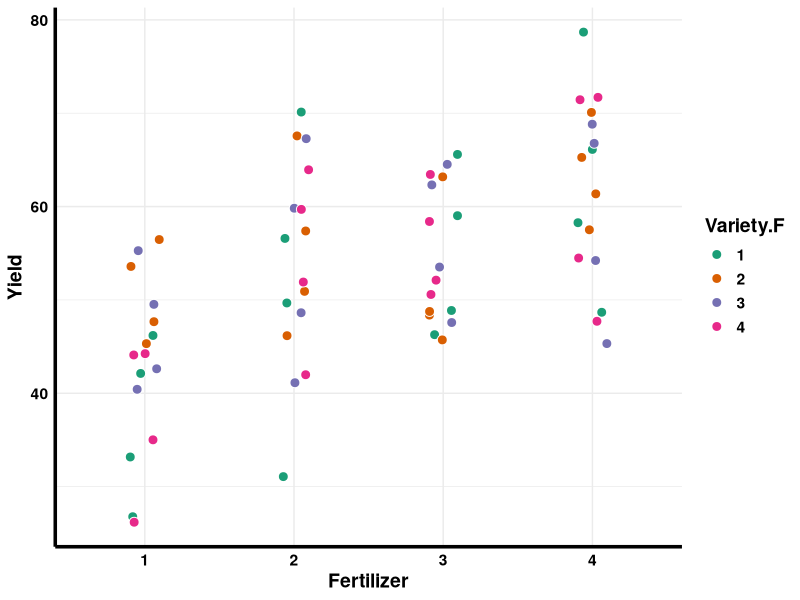
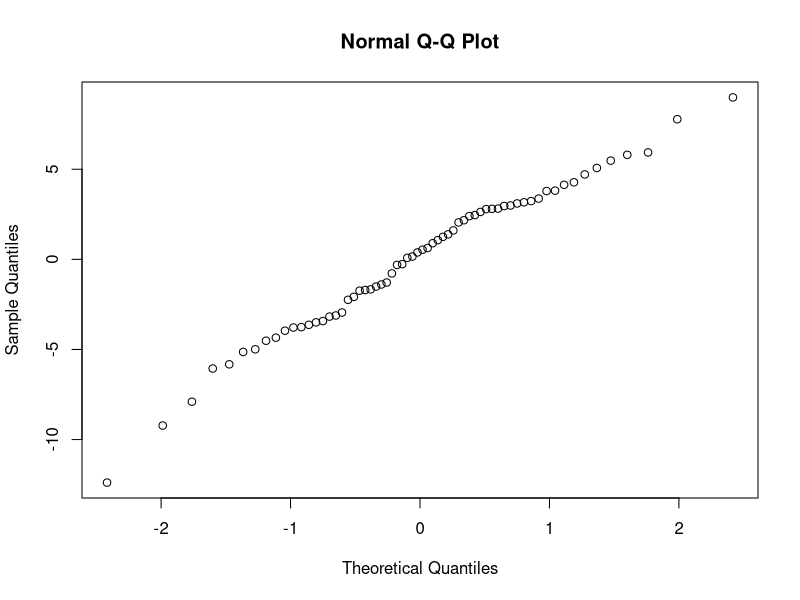
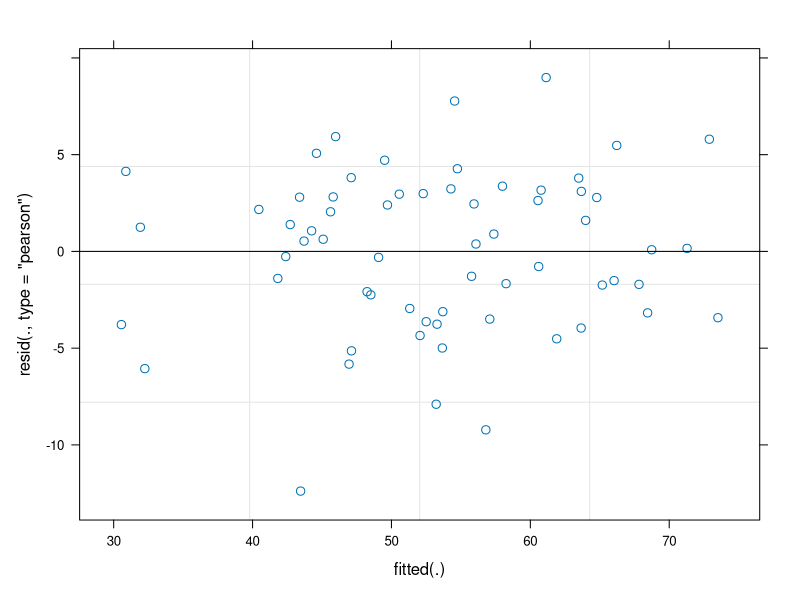

Reproduce these figures in R, in order.
## ---- chunk 1
knitr::opts_chunk$set(echo = TRUE)
## ---- chunk 2
library(lme4)
library(lmerTest)  
library(emmeans)  
library(multcomp)
library(multcompView)
library(ggplot2) 
library(tidyr)
library(dplyr)
library(readr)
library(readxl)
library(RColorBrewer)
library(viridis)
## ---- chunk 3
oats_data <- read_csv("data/Oats.csv")
head(oats_data)
## ---- chunk 4
oats_data <- oats_data %>% 
  mutate(Block.F = as.factor(Block)) %>% 
  mutate(Fertilizer.F = as.factor(FertilizerA)) %>% 
  mutate(Variety.F = as.factor(VarietyB)) %>% 
  mutate(Mainplot.F = as.factor(MainPlot))
## ---- chunk 5
oats_data %>% 
  ggplot(aes(x = Fertilizer.F, y = Yield)) +
  geom_point(aes(fill = Variety.F), size = 3, color = "white", shape = 21,
             position = position_jitter(0.1, seed = 666)) +
  scale_fill_brewer(type = "qual", palette = "Dark2") +
  labs(y = "Yield",
       x = "Fertilizer") +
  theme_minimal() +
  theme(
    axis.line = element_line(size = 1.2),
    text = element_text(size = 14, color = "black", face = "bold"),
    axis.text = element_text(color = "black"),
    legend.position = "right"
  )
## ---- chunk 6
model_oats <- lmer(Yield ~ Variety.F * Fertilizer.F + Block + (1|Mainplot.F), data = oats_data )
## ---- chunk 7
qqnorm(resid(model_oats))
## ---- chunk 8
plot(model_oats)
## ---- chunk 9
anova(model_oats)
## ---- chunk 10
estimate_oat_per_fert <- emmeans(model_oats, pairwise ~ Variety.F | Fertilizer.F)
cld(estimate_oat_per_fert$emmeans, Letters = letters)
